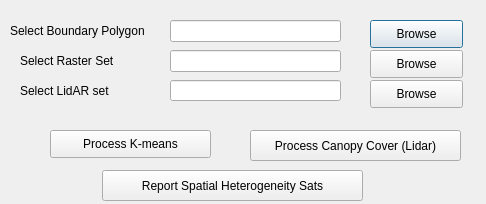
<?xml version="1.0" encoding="UTF-8"?>
<ui version="4.0">
 <class>treebeardDialogBase</class>
 <widget class="QDialog" name="treebeardDialogBase">
  <property name="geometry">
   <rect>
    <x>0</x>
    <y>0</y>
    <width>486</width>
    <height>204</height>
   </rect>
  </property>
  <property name="windowTitle">
   <string>Treebeard</string>
  </property>
  <widget class="QLabel" name="label">
   <property name="geometry">
    <rect>
     <x>10</x>
     <y>20</y>
     <width>141</width>
     <height>21</height>
    </rect>
   </property>
   <property name="text">
    <string>Select Boundary Polygon</string>
   </property>
  </widget>
  <widget class="QLabel" name="label_2">
   <property name="geometry">
    <rect>
     <x>20</x>
     <y>40</y>
     <width>131</width>
     <height>41</height>
    </rect>
   </property>
   <property name="text">
    <string>Select Raster Set</string>
   </property>
  </widget>
  <widget class="QLineEdit" name="polygonLineEdit">
   <property name="geometry">
    <rect>
     <x>170</x>
     <y>20</y>
     <width>171</width>
     <height>22</height>
    </rect>
   </property>
  </widget>
  <widget class="QLineEdit" name="rasterLineEdit">
   <property name="geometry">
    <rect>
     <x>170</x>
     <y>50</y>
     <width>171</width>
     <height>22</height>
    </rect>
   </property>
  </widget>
  <widget class="QPushButton" name="browsePolygonButton">
   <property name="geometry">
    <rect>
     <x>370</x>
     <y>20</y>
     <width>93</width>
     <height>28</height>
    </rect>
   </property>
   <property name="text">
    <string>Browse</string>
   </property>
  </widget>
  <widget class="QPushButton" name="browseRasterButton">
   <property name="geometry">
    <rect>
     <x>370</x>
     <y>50</y>
     <width>93</width>
     <height>28</height>
    </rect>
   </property>
   <property name="text">
    <string>Browse</string>
   </property>
  </widget>
  <widget class="QPushButton" name="processButton">
   <property name="geometry">
    <rect>
     <x>50</x>
     <y>130</y>
     <width>161</width>
     <height>28</height>
    </rect>
   </property>
   <property name="text">
    <string>Process K-means</string>
   </property>
  </widget>
  <widget class="QLineEdit" name="lidarLineEdit">
   <property name="geometry">
    <rect>
     <x>170</x>
     <y>80</y>
     <width>171</width>
     <height>21</height>
    </rect>
   </property>
  </widget>
  <widget class="QLabel" name="label_3">
   <property name="geometry">
    <rect>
     <x>20</x>
     <y>81</y>
     <width>121</width>
     <height>20</height>
    </rect>
   </property>
   <property name="text">
    <string>Select LidAR set</string>
   </property>
  </widget>
  <widget class="QPushButton" name="browseLidarButton">
   <property name="geometry">
    <rect>
     <x>370</x>
     <y>80</y>
     <width>93</width>
     <height>28</height>
    </rect>
   </property>
   <property name="text">
    <string>Browse</string>
   </property>
  </widget>
  <widget class="QPushButton" name="processCanopyButton">
   <property name="geometry">
    <rect>
     <x>250</x>
     <y>130</y>
     <width>211</width>
     <height>31</height>
    </rect>
   </property>
   <property name="text">
    <string>Process Canopy Cover (Lidar)</string>
   </property>
  </widget>
  <widget class="QPushButton" name="reportSpataialButton">
   <property name="geometry">
    <rect>
     <x>102</x>
     <y>170</y>
     <width>261</width>
     <height>31</height>
    </rect>
   </property>
   <property name="text">
    <string>Report Spatial Heterogeneity Sats</string>
   </property>
  </widget>
 </widget>
 <resources/>
 <connections/>
</ui>
